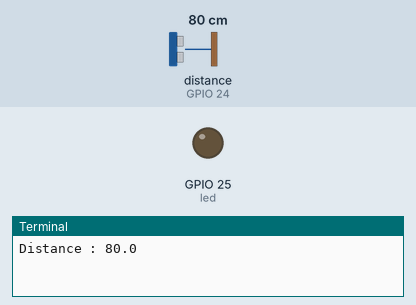
A program run on a simulated Raspberry Pi (BCM pin numbers). Parts: output pins drawn as LEDs (lit = HIGH), the last lines printed to the terminal. Inputs (shaded band) come from the test bench; at power-on: distance to the obstacle (sensor on GPIO 24) 80 cm. The echo pulse lasts 58.3 µs per cm.

Above: at 1.2 s.
1.3 s: distance to the obstacle (sensor on GPIO 24) set to 11 cm
3.6 s: distance to the obstacle (sensor on GPIO 24) set to 8 cm
At 5.0 s:
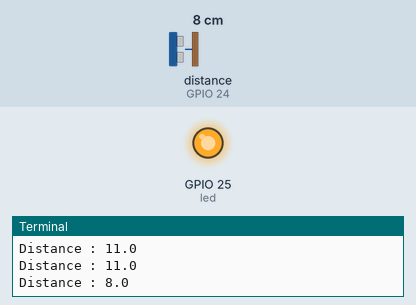
5.9 s: distance to the obstacle (sensor on GPIO 24) set to 18 cm
At 7.6 s:
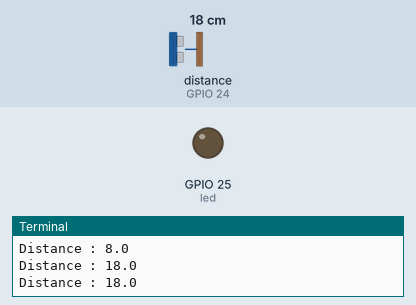
7.9 s: distance to the obstacle (sensor on GPIO 24) set to 2 cm
At 9.3 s:
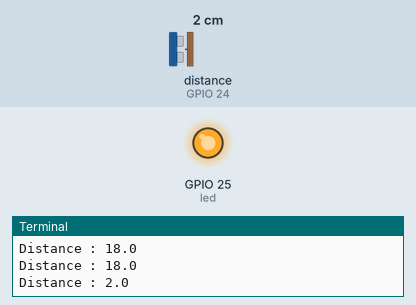
Timing chart, 0 to 10.9 s (numbered marks = the images above; inputs shaded):
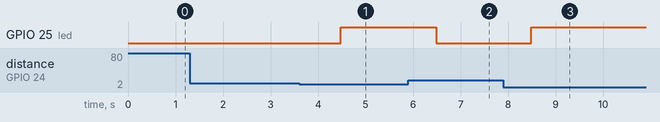

Measured:
- the behaviour switches between 10 and 9 cm on distance to the obstacle (sensor on GPIO 24) (found by bisection; images 0 and 1)
- after the input at 3.6 s, GPIO 25 (led): LOW → HIGH after 0.88 s
- after the input at 5.9 s, GPIO 25 (led): HIGH → LOW after 0.58 s
- after the input at 7.9 s, GPIO 25 (led): LOW → HIGH after 0.58 s

The program:

distance.py
```python
#!/usr/bin/python3

from gpiozero import DistanceSensor
from gpiozero import LED
from time import sleep

led = LED(25)
sensor = DistanceSensor(echo=24, trigger=23, max_distance=2.0)
while True:
	distance = sensor.distance * 100
	print("Distance : %.1f" % distance)
	if distance < 10:
		led.on()
	else:
		led.off()
	sleep(1)
```
